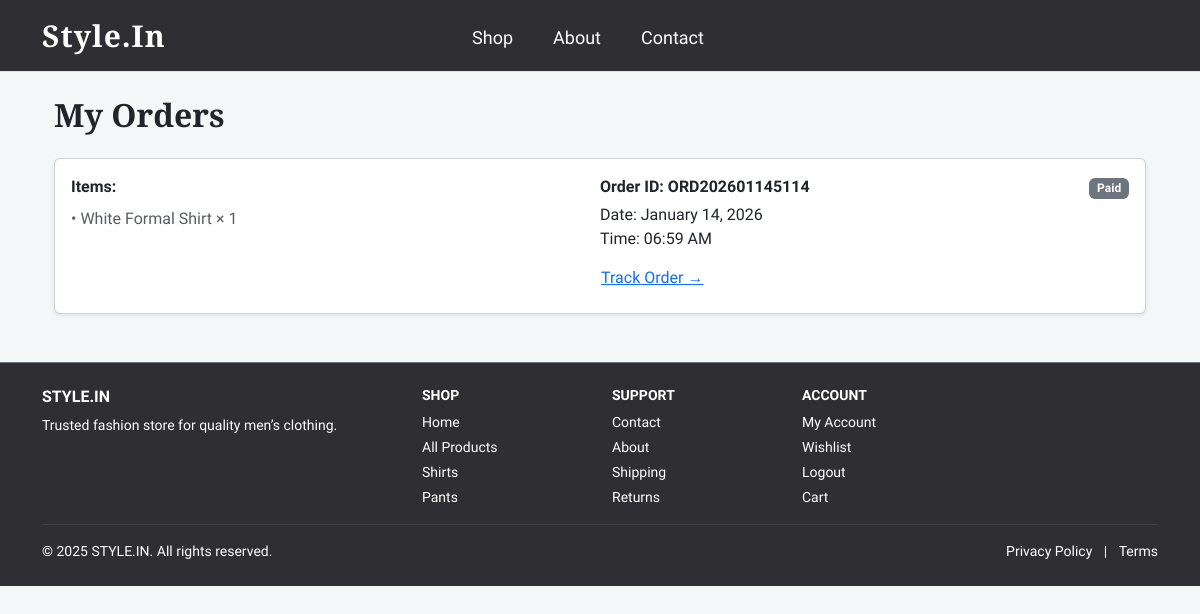
The page /dashboard/orders/ (signed in) on the database as committed earlier.
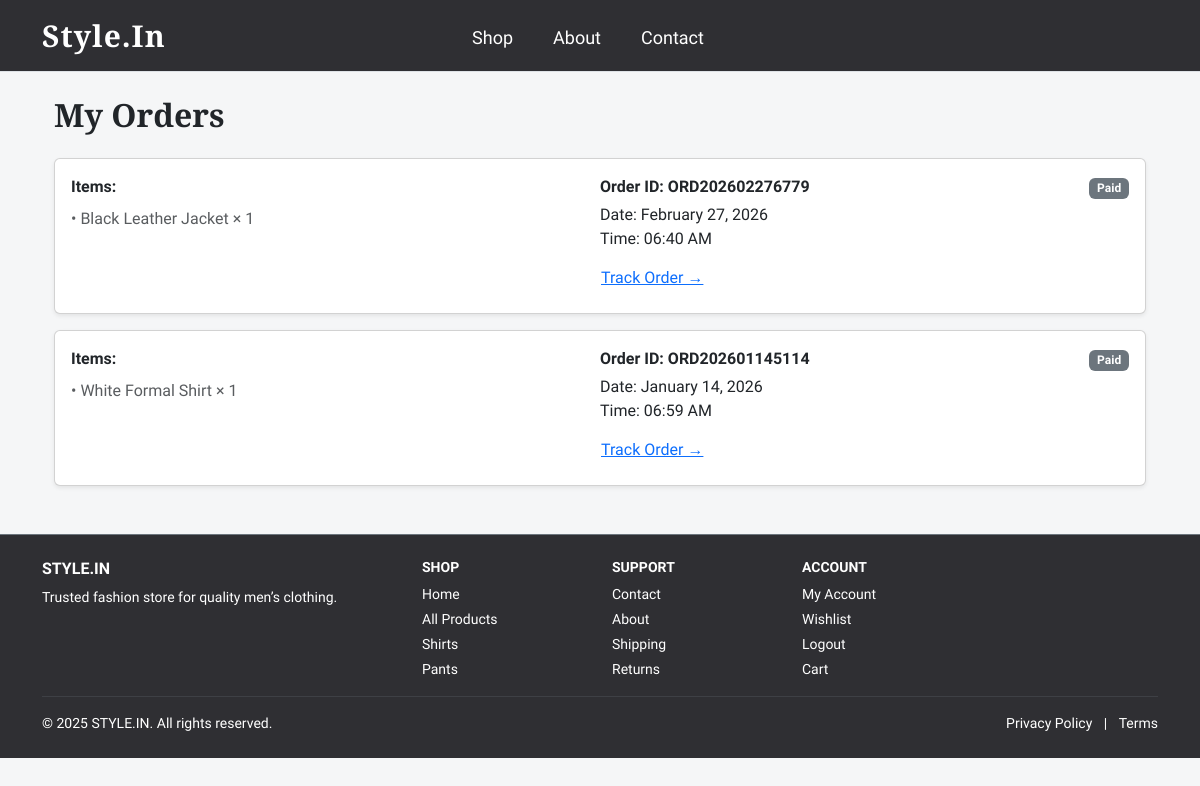
The same page on the database as committed later.
### store/models.py (models this page shows, shortened)
class Order(models.Model):
    STATUS_CHOICES = [
        ('pending', 'Pending'),
        ('packed', 'Packed'),
        ('shipped', 'Shipped'),
        ('out_for_delivery', 'Out for Delivery'),
        ('delivered', 'Delivered'),
        ('cancelled', 'Cancelled'),
    ]
    id = models.UUIDField(primary_key=True, default=uuid.uuid4, editable=False)
    user = models.ForeignKey(User, on_delete=models.SET_NULL, null=True, blank=True)
    order_number = models.CharField(max_length=32, unique=True)
    customer_name = models.CharField(max_length=255)
    customer_email = models.EmailField()
    customer_phone = models.CharField(max_length=50)
    shipping_address = models.TextField()
    total_amount = models.DecimalField(max_digits=12, decimal_places=2)
    payment_method = models.CharField(max_length=50, default='cod')
    status = models.CharField(max_length=20, choices=STATUS_CHOICES, default='pending')
    cancel_reason = models.CharField(max_length=255, blank=True, null=True)
    created_at = models.DateTimeField(default=timezone.now)
    updated_at = models.DateTimeField(auto_now=True)

class OrderItem(models.Model):
    id = models.UUIDField(primary_key=True, default=uuid.uuid4, editable=False)
    order = models.ForeignKey(Order, on_delete=models.CASCADE, related_name='order_items')
    product = models.ForeignKey(Product, on_delete=models.SET_NULL, null=True)
    product_name = models.CharField(max_length=255)
    product_price = models.DecimalField(max_digits=10, decimal_places=2)
    size = models.CharField(max_length=20, blank=True, null=True)
    quantity = models.PositiveIntegerField(default=1)
    subtotal = models.DecimalField(max_digits=12, decimal_places=2)

### store/views.py (the view)
# urls.py: path('dashboard/orders/', views.user_orders, name='user_orders'),
@login_required
def user_orders(request):
    orders = Order.objects.filter(user=request.user).order_by('-created_at')
    return render(request, 'store/user_orders.html', {'orders': orders})

### store/templates/store/user_orders.html (shortened to what this page needs)
{% extends "store/base.html" %}
{% block content %}
<div class="container mt-4">
    <h2 class="mb-4">My Orders</h2>
    {% if orders %}
        {% for order in orders %}
        <div class="card mb-3 shadow-sm">
            <div class="card-body d-flex justify-content-between align-items-start">
                <div class="col-md-6">
                    <div class="fw-semibold mb-2">Items:</div>
                    {% for item in order.order_items.all %}
                        <div class="text-muted">
                            • {{ item.product_name }} × {{ item.quantity }}
                        </div>
                    {% endfor %}
                </div>
                <div class="col-md-4">
                    <div class="fw-bold mb-1">
                        Order ID: {{ order.order_number }}
                    </div>
                    <div>Date: {{ order.created_at|date:"F d, Y" }}</div>
                    <div>Time: {{ order.created_at|date:"h:i A" }}</div>
                    <a href="{% url 'store:track_order_id' order.order_number %}"
                       class="btn btn-link px-0 mt-2">
                        Track Order →
                    </a>
                </div>
                <div class="col-md-2 text-end">
                    {% if order.status == "pending" %}
                        <span class="badge bg-warning text-dark mb-2">Pending</span>
                    {% elif order.status == "packed" %}
                        <span class="badge bg-info mb-2">Packed</span>
                    {% elif order.status == "shipped" %}
                        <span class="badge bg-primary mb-2">Shipped</span>
                    {% elif order.status == "delivered" %}
                        <span class="badge bg-success mb-2">Delivered</span>
                    {% elif order.status == "cancelled" %}
                        <span class="badge bg-danger mb-2">Cancelled</span>
                    {% else %}
                        <span class="badge bg-secondary mb-2">{{ order.status|title }}</span>
                    {% endif %}
                </div>
            </div>
        </div>
        {% endfor %}
    {% else %}
        <p>You have not placed any orders yet.</p>
    {% endif %}
</div>
{% endblock %}

Rows that differ between the two databases and show on the page:
added Order: order_number "ORD202602276779", created_at "February 27, 2026", created_at "06:40 AM", status "Paid"
added OrderItem: product_name "Black Leather Jacket", quantity "1", shown under "ORD202602276779"
